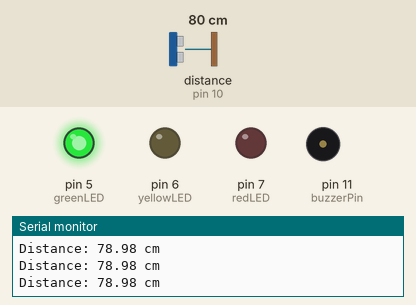
This sketch was run on a simulated Arduino Uno, built with avr-gcc and run on an emulated ATmega328P. Shown: output pins drawn as LEDs (lit = HIGH), buzzer (waves = sounding, pin HIGH), the last lines printed to the serial monitor. Wiring (inferred from the names in the program): ultrasonic range finder: trigger pin 9; echo pin 10. Inputs (shaded band) come from the test bench; at power-on: distance to the obstacle (sensor on pin 10) 80 cm. The echo pulse lasts 58.3 µs per cm; pins used as bus, display or sensor lines are not drawn.

Above: at 1.2 s.
1.3 s: distance to the obstacle (sensor on pin 10) set to 23 cm
2.8 s: distance to the obstacle (sensor on pin 10) set to 18 cm
At 2.9 s:
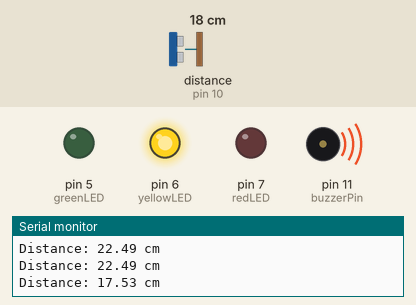
5.8 s: distance to the obstacle (sensor on pin 10) set to 12 cm
8.8 s: distance to the obstacle (sensor on pin 10) set to 9 cm
At 9.18 s:
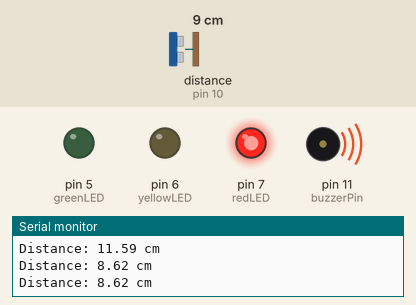
11.8 s: distance to the obstacle (sensor on pin 10) set to 35 cm
At 12.6 s:
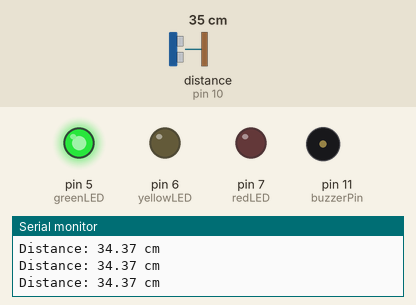
13.3 s: distance to the obstacle (sensor on pin 10) set to 2 cm
At 13.59 s:
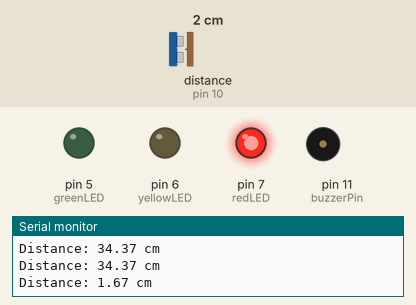
Timing chart, 0 to 17.3 s (numbered marks = the images above; inputs shaded):
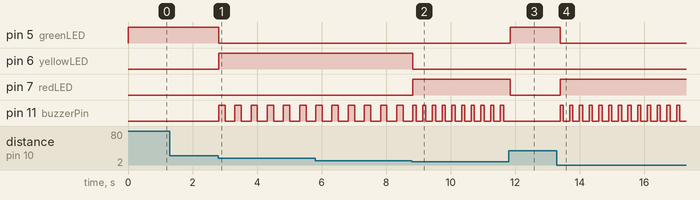

Measured:
- the behaviour switches between 21 and 20 cm on distance to the obstacle (sensor on pin 10) (found by bisection; images 0 and 1)
- the behaviour switches between 11 and 10 cm on distance to the obstacle (sensor on pin 10) (found by bisection; images 1 and 2)
- after the input at 2.8 s, pin 5 (greenLED): HIGH → LOW at once; pin 6 (yellowLED): LOW → HIGH at once; pin 11 (buzzerPin): alternates HIGH for 0.20 s and LOW for 0.30 s, starting at once
- after the input at 8.8 s, pin 6 (yellowLED): HIGH → LOW at once; pin 7 (redLED): LOW → HIGH at once; pin 11 (buzzerPin): alternates HIGH for 0.10 s and LOW for 0.20 s, starting after 0.13 s
- after the input at 11.8 s, pin 5 (greenLED): LOW → HIGH after 0.05 s; pin 7 (redLED): HIGH → LOW after 0.05 s; pin 11 (buzzerPin): stops changing and stays LOW
- after the input at 13.3 s, pin 5 (greenLED): HIGH → LOW after 0.09 s; pin 7 (redLED): LOW → HIGH after 0.09 s; pin 11 (buzzerPin): alternates HIGH for 0.10 s and LOW for 0.20 s, starting after 0.09 s

The sketch:

DistanceSEN.ino
```cpp
const int trigPin = 9;
const int echoPin = 10;
const int buzzerPin = 11;
const int greenLED = 5;
const int yellowLED = 6;
const int redLED = 7;

void setup() {
  Serial.begin(9600);

  pinMode(trigPin, OUTPUT);
  pinMode(echoPin, INPUT);
  pinMode(buzzerPin, OUTPUT);
  pinMode(greenLED, OUTPUT);
  pinMode(yellowLED, OUTPUT);
  pinMode(redLED, OUTPUT);
}

void loop() {
  digitalWrite(trigPin, LOW);
  delayMicroseconds(2);
  digitalWrite(trigPin, HIGH);
  delayMicroseconds(10);
  digitalWrite(trigPin, LOW);

  long duration = pulseIn(echoPin, HIGH);

  float distance = (duration * 0.034) / 2;

  Serial.print("Distance: ");
  Serial.print(distance);
  Serial.println(" cm");

  if (distance > 20) {

    digitalWrite(greenLED, HIGH);
    digitalWrite(yellowLED, LOW);
    digitalWrite(redLED, LOW);
    digitalWrite(buzzerPin, LOW);
  } else if (distance > 10 && distance <= 20) {
    digitalWrite(greenLED, LOW);
    digitalWrite(yellowLED, HIGH);
    digitalWrite(redLED, LOW);

    int buzzerDelay = 200;
    digitalWrite(buzzerPin, HIGH);
    delay(buzzerDelay);
    digitalWrite(buzzerPin, LOW);
    delay(buzzerDelay);
  } else if (distance <= 10) {
    digitalWrite(greenLED, LOW);
    digitalWrite(yellowLED, LOW);
    digitalWrite(redLED, HIGH);


    int buzzerDelay = 100;
    digitalWrite(buzzerPin, HIGH);
    delay(buzzerDelay);
    digitalWrite(buzzerPin, LOW);
    delay(buzzerDelay);
  }

  delay(100);
}
```
